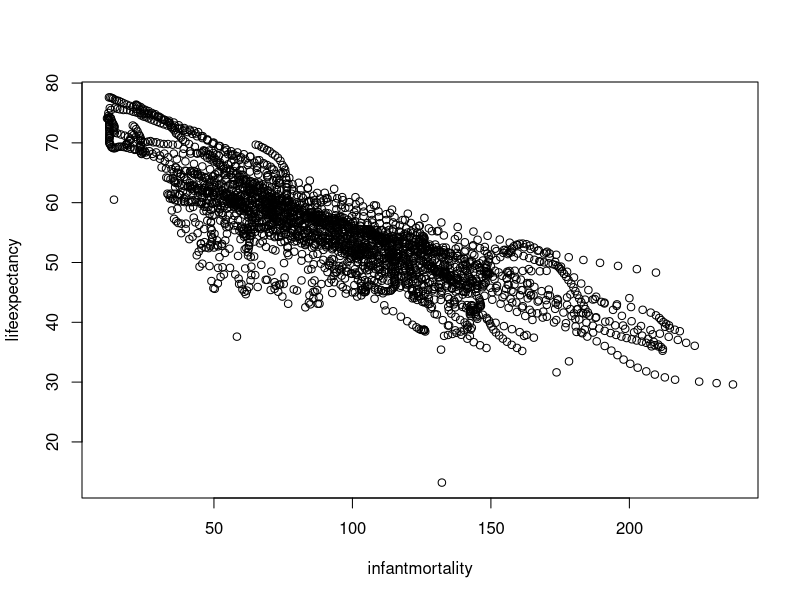
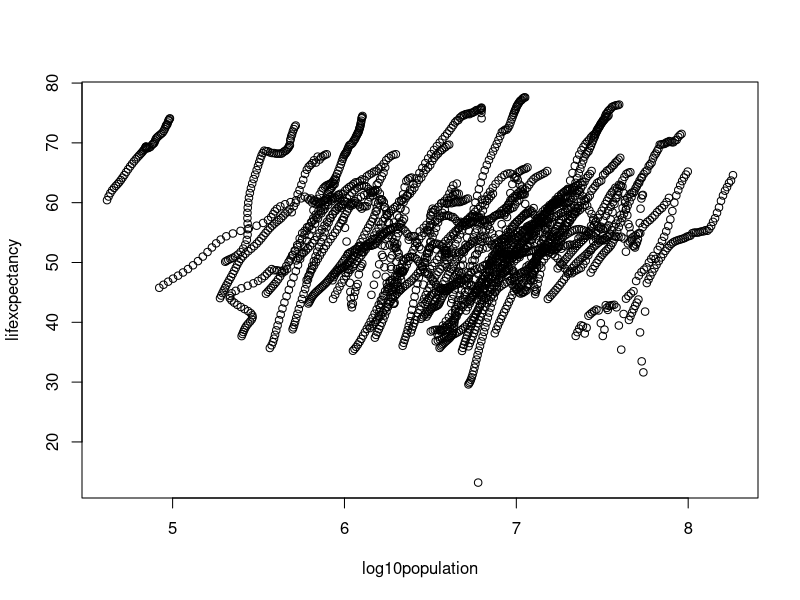
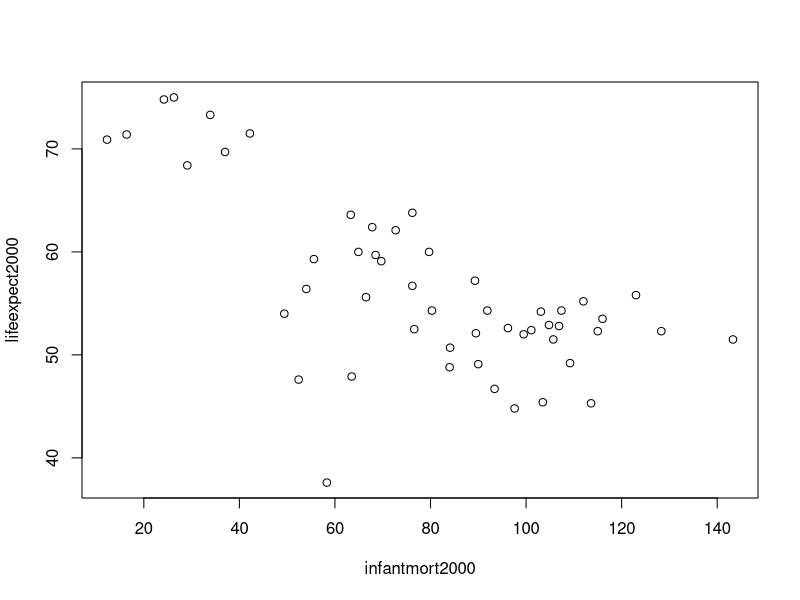
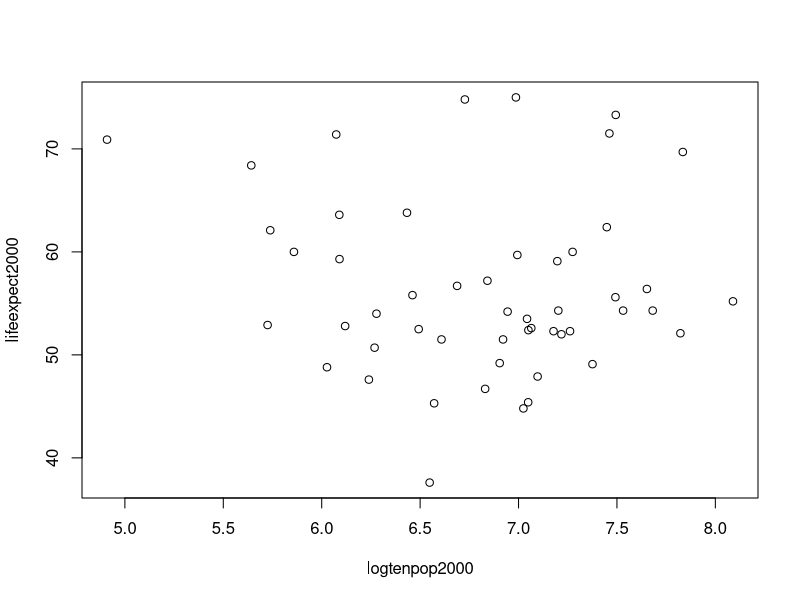
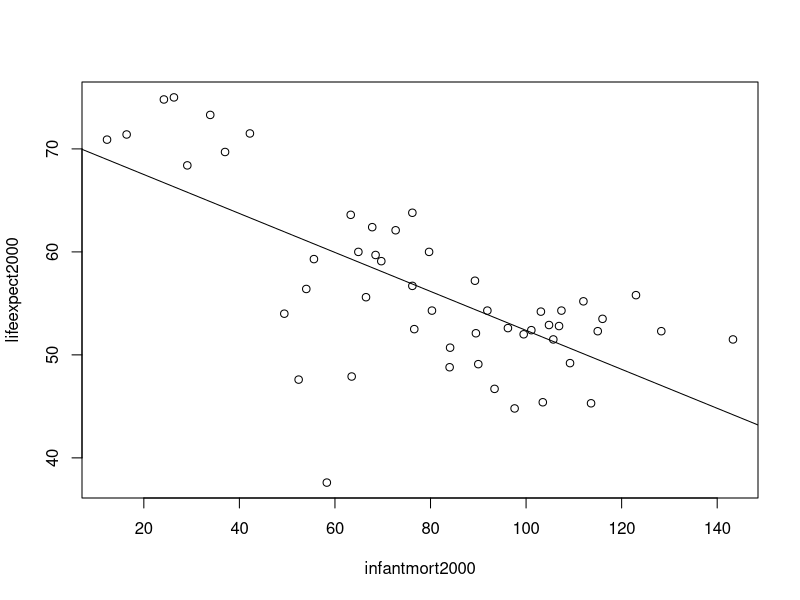
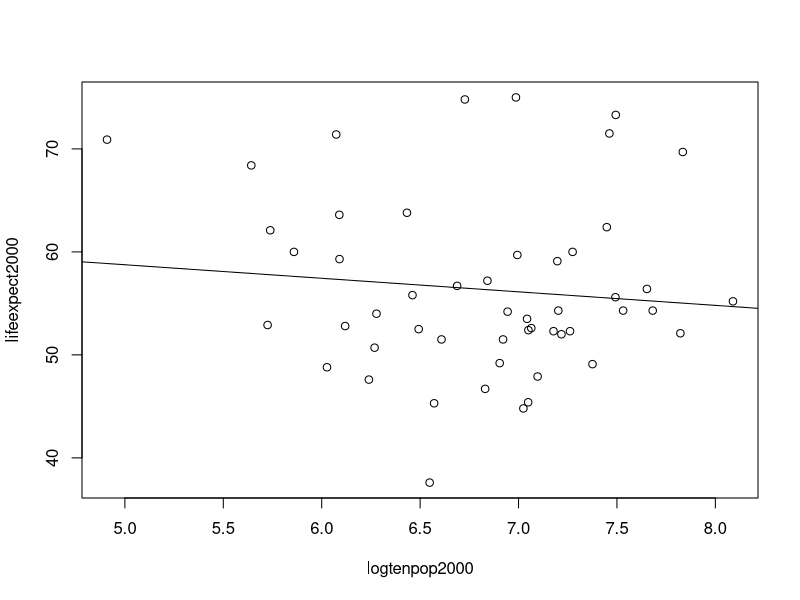

These figures' R source, in order:
## ---- chunk 1
# Loaded the dslabs library followed by the gapminder data set. 
library(dslabs)

#Gapminder is a collection of data containing health and income outcomes for 184 countries ranging from the years 1960 to 2016.
data(gapminder)
## ---- chunk 2
#To view the the information in the gapminder data set, use the following R functions: help, str, summary, and class. Below is a summary of each.

help(gapminder)
#The help function provides help pages about the selected package within the help tab.

str(gapminder)
#Structure, or the str function, displays the basic structural information for an object in the console. Using the str function we can see that gapminder consists of nine variables: country, infant_mortality, life_expectancy, fertility, population, gdp, continent, and region. 

summary(gapminder)
#The summary function will display statistical summaries of the selected data in the console for each of the variables within the data set. The type of data shown will depend on the class (i.e. numeric, integer, character, etc.) of the individual variables within a data set. 

class(gapminder)
#The class function will display the type of object that is represented by a given name. For example, gapminder is of the data.frame class. 
## ---- chunk 3
#Assign only the African countries to a new object titled africadata.

africadata <- gapminder$continent == "Africa"
#To assign a new object use the <- to the right of the chosen object name. All African countries can be accessed in gapminder through the continent variable. The accessor $ is used to access specific variables within the data frame. To determine if a country is within Africa, africadata is assigned as a logical vector using == to determine if the continent variable is listed as "Africa" or other. 

str(africadata)
#The logical vector africadata will output information as TRUE or FALSE depending on the continent variable of each country. In this example, 10545 different data points are measured. Countries in Africa receive the output TRUE whereas all other continents receive a FALSE. 

summary(africadata)
#The summary shows results of the logical vector. Of the total 10545 measured countries, 2907 of them are located in Africa. These values can be verified by reviewing the previous summary(gapminder) output in the console and subtracting the African data points from the total measurements under the continent variable. 
## ---- chunk 4
#Create an object containing infant_mortality and life_expectancy for africadata.

#Create and object for infant_mortality for African countries by accessing gapminder with $ and applying the logical vector africadata.
infant_mortality_africa <- gapminder$infant_mortality[africadata]

#Repeat the same process to create an object fot life_expectancy for African countries.
life_expectancy_africa <- gapminder$life_expectancy[africadata]

#Combine the two new objects into a data frame to create a single object containing both variables. 
infant_vs_life_africa <- data.frame(infantmortality = infant_mortality_africa, lifeexpectancy = life_expectancy_africa)

#The result is a data frame with 2907 observations and two variables: infantmortality and lifeexpectancy.
str(infant_vs_life_africa)

#Summary gives a quick glance of min, max, median, and mean for both variables. Note there are 226 NA records indicated for infantmortality.
summary(infant_vs_life_africa)
## ---- chunk 5
#Create an object containing population and life_expectancy for africadata.

#Repeat the process above for the population variable.
population_africa <- gapminder$population[africadata]

#Combine the population and life_expectancy data into a data frame.
pop_vs_life_africa <- data.frame(population = population_africa, lifeexpectancy = life_expectancy_africa)

#The result is a data frame with 2907 observations and two variables: population and lifeexpectancy.
str(pop_vs_life_africa)

#Standard statistical values are given in the summary of the object. Note 51 NA values were recorded for the population variable.
summary(pop_vs_life_africa)
## ---- chunk 6
#Plot of infant mortality verses life expectancy for all African countries.
plot(infant_vs_life_africa)
#The plot illistrates a distinct negative correlation between the two variables. As expected, countries with increased infant mortality show decreased life expectancy.
## ---- chunk 7
#Plot of population verses life expectancy for all African countries. 
#Convert previous population object into a new object at log scale.
logten_pop_africa <- log10(population_africa)
#Input the new log population data into a data frame with life expectancy. 
logtenpop_vs_life_africa <- data.frame( log10population = logten_pop_africa, lifexcpectancy = life_expectancy_africa)
plot(logtenpop_vs_life_africa)
#The plot shows a distinct scattering of "streaks" of data. The individual streaks typically move in a positive trend illistrating a positve correlation between increased population size and increased life expectancy. The "streaks" seen in the data likely represent different contries within the continent of Africa measured over time. 
## ---- chunk 8
#Determine which years have missing data for infant mortality.
#Create an index object for the NA values within the infant_mortality_africa object using the is.na function. This produces a logical vector that tells us which entries are NA. 
na_index <- is.na(infant_mortality_africa)

#Apply the na_index to the gapminder year data.
gapminder$year[na_index]

#The result is a list of years where infant mortality data is missing. Repetitive years in the list represent years where infant mortality data is missing from multiple countries within the continent of Africa.

#The sum function checks the total recorded Na values within the na_index to ensure it is consistent the previous summary of infant mortality.
sum(na_index)
## ---- chunk 9
#Create a new object by extracting the data from the year 2000 from africadata. 
#Create an index to select for the year 2000.
year2000 <- gapminder$year == "2000"

#Combine the new index with africadata to select for Africa and the year 2000 combined.
africa2000 <- africadata & year2000

#Apply this index to all variables in the gapminder data set.  
year2000 <- gapminder$year[africa2000] 
region2000 <- gapminder$region[africa2000]
country2000 <- gapminder$country[africa2000]
infantmort2000 <- gapminder$infant_mortality[africa2000]
lifeexpect2000 <- gapminder$life_expectancy[africa2000]
fertility2000 <- gapminder$fertility[africa2000]
gdp2000 <- gapminder$gdp[africa2000]
continent2000 <- gapminder$continent[africa2000]
population2000 <- gapminder$population[africa2000]

#Create a data frame using the new object names to select for African countries and the year 2000. 
africa2000df <- data.frame(year = year2000, country = country2000, population = population2000, region = region2000, infant_mortality = infantmort2000, life_expectancy = lifeexpect2000, fertility = fertility2000, gdp = gdp2000, continent = continent2000)

str(africa2000df)
#The resulting data frame has 51 observations and 9 vairables. 

summary(africa2000df)
#Specific statistical values are given for each of the 9 variables within the object.
## ---- chunk 10
#Recreate the plot for infant mortality verses life expectancy.
plot(infantmort2000, lifeexpect2000)

#The resulting figure shows a negative correlation between infant mortality and life expectancy. 
## ---- chunk 11
#Recreate the plot for population verses life expectancy. 
#Redefine the population data for Africa in 2000 to a log 10 scale. 
logtenpop2000 <- log10(population2000)
#Plot log 10 population verses life expectancy.
plot(logtenpop2000, lifeexpect2000)
#The resulting figure shows no distinct correlation between population and life expectancy. 
## ---- chunk 12
#Create a linear regression model for life expectancy as the outcome (y variable), and infant mortality as the predictor (x variable).Ensure the y variable is the first variable entered to the lm() function.
fit1 <- lm(lifeexpect2000 ~ infantmort2000)
 
summary(fit1)
#Summary prints the fit results to the console and provides a number of  important statistical data points, in particular the p-value. The p-value from this example is 2.826e-08. The very low p-value suggests that infant mortality is strongly related to life expectancy. 
 
## ---- chunk 13
#Create a linear regression model for life expectancy as the outcome (y variable), and population size as the predictor (x variable).
fit2 <- lm(lifeexpect2000 ~ logtenpop2000)
summary(fit2)
#The p-value from this example is 0.4755. The high p-value suggests that poplation size is not related to life expectancy.
## ---- chunk 14
#Fit line to scatterplot for life expectancy verses infant mortality.
#Replot the scatterplot.
plot(infantmort2000, lifeexpect2000)
#Use the abline function to fit a line to the plot according to the new linear model object. 
abline(fit1)
#Here we see a strong negative correlation with the fit line which is consistent with the p-value.
## ---- chunk 15
#Fit line to scatterplot for life expectancy verses population size.
plot(logtenpop2000, lifeexpect2000)
abline(fit2)
#Here we see no distinct correlation with the fit line which is consistent with the p-value. 
